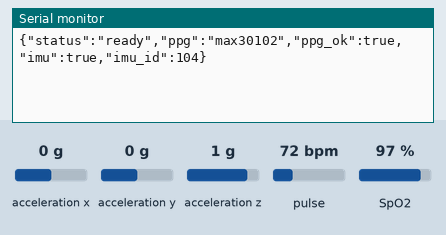
A program run on a simulated Arduino Uno, built with avr-gcc and run on an emulated ATmega328P. On the bench: the last lines printed to the serial monitor. Wiring (inferred from the names in the program): MPU-6050 motion sensor at I2C address 0x68. The inputs (shaded band) are chosen by the test bench; at power-on: acceleration x 0 g, acceleration y 0 g, acceleration z 1 g, pulse 72 bpm, SpO2 97 %.

Above: at 1.2 s.
1.3 s: acceleration x set to -1.4 g
At 5.4 s:
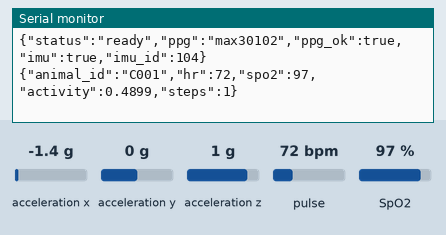
9.5 s: acceleration y set to -1.4 g
At 10.3 s:
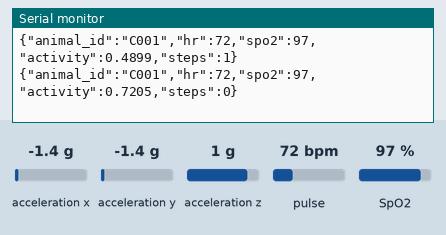
11.0 s: acceleration z set to -1.4 g
At 12.4 s:
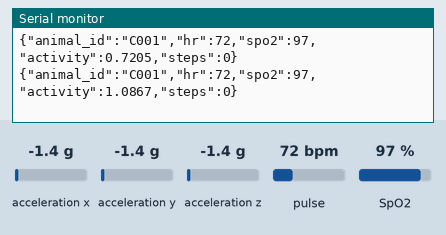
12.5 s: pulse set to 42 bpm
14.0 s: SpO2 set to 80 %
At 16.28 s:
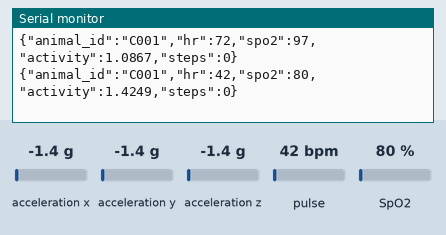
Timing chart, 0 to 16.5 s (numbered marks = the images above; inputs shaded):
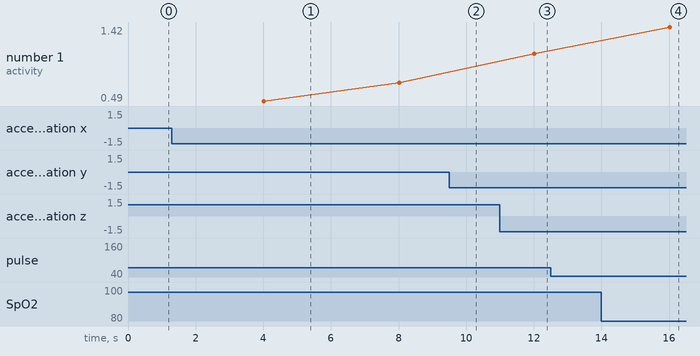

The program:

main.cpp
```cpp
// UNO backup collar: no radio, so it sends readings over the USB cable. Prints one JSON line
// per reading, e.g.
//   {"animal_id":"C001","hr":71,"spo2":97,"body_temp":null,"activity":0.0412,"steps":3}
// and barn/serial_bridge.py (on the laptop or the Pi) forwards each line to MQTT.
// Fields with no valid reading are null (no substitute values).
//
// The UNO has 2 KB of RAM, so only one pulse sensor driver fits per build. Pick the env that
// matches the board (see platformio.ini): uno (MAX30102), uno_max30100, uno_dfrobot, uno_analog.
// Wiring: pulse sensor + MPU6050 on SDA=A4, SCL=A5, VCC (3.3V/5V per module), common GND.
// Analog pulse sensor signal -> A0. DS18B20 (builds with WITH_DS18B20) data -> D2, 4.7k to 5V.

#include <Arduino.h>
#include <LmsImu.h>
#include <Wire.h>

#if defined(PPG_MAX30100)
#include "MAX30100_PulseOximeter.h"
#define PPG_NAME "max30100"
PulseOximeter pox;
#elif defined(PPG_DFROBOT)
#include "DFRobot_BloodOxygen_S.h"
#define PPG_NAME "dfrobot"
DFRobot_BloodOxygen_S_I2C dfr(&Wire, 0x57);
#elif defined(PPG_ANALOG)
#include <LmsBeat.h>
#define PPG_NAME "analog"
LmsBeat beat;
unsigned long lastAnalog = 0;
#else
#define PPG_MAX30102
#define PPG_NAME "max30102"
#include "MAX30105.h"
#include "spo2_algorithm.h"
MAX30105 pulse;
// The SpO2 algorithm itself needs ~800 B, so the sample buffers are 16-bit and filled
// linearly (no ring buffer, no copies): 100 samples at 25/s = one 4 s window.
const int32_t BUF = 100;
uint16_t irBuf[BUF], redBuf[BUF];
int32_t idx = 0;
#endif

#ifdef WITH_DS18B20
#include <DallasTemperature.h>
#include <OneWire.h>
OneWire oneWire(2);
DallasTemperature thermo(&oneWire);
bool haveThermo = false;
#endif

#ifndef ANIMAL_ID
#define ANIMAL_ID "C001"
#endif
const unsigned long REPORT_MS = 4000;  // reading period when the sensor isn't window-based

LmsImu imu;
LmsActivity act;
bool havePulse = false, haveImu = false;
unsigned long lastImu = 0, lastReport = 0;

void setup() {
  Serial.begin(115200);
  Wire.begin();
#if defined(PPG_MAX30100)
  havePulse = pox.begin();
#elif defined(PPG_DFROBOT)
  havePulse = dfr.begin();
  if (havePulse) dfr.sensorStartCollect();
#elif defined(PPG_ANALOG)
  beat.begin(1023);
  havePulse = true;  // an analog pin can't tell whether a sensor is attached
#else
  havePulse = pulse.begin(Wire, I2C_SPEED_FAST);
  if (havePulse) pulse.setup(0x1F, 4, 2, 100, 411, 4096);
#endif
  haveImu = imu.begin(Wire);
#ifdef WITH_DS18B20
  thermo.begin();
  haveThermo = thermo.getDeviceCount() > 0;
  if (haveThermo) {
    thermo.setWaitForConversion(false);
    thermo.requestTemperatures();
  }
#endif
  Serial.print(F("{\"status\":\"ready\",\"ppg\":\"" PPG_NAME "\",\"ppg_ok\":"));
  Serial.print(havePulse ? F("true") : F("false"));
  Serial.print(F(",\"imu\":"));
  Serial.print(haveImu ? F("true") : F("false"));
  Serial.print(F(",\"imu_id\":"));
  Serial.print(imu.whoami);
  Serial.println(F("}"));
}

void printNumOrNull(const __FlashStringHelper* key, bool valid, float v, int digits) {
  Serial.print(key);
  if (valid) Serial.print(v, digits);
  else Serial.print(F("null"));
}

void loop() {
  // ---- sample
#if defined(PPG_MAX30100)
  if (havePulse) pox.update();  // must run every few ms
#elif defined(PPG_ANALOG)
  if (millis() - lastAnalog >= 10) {
    lastAnalog = millis();
    beat.add(analogRead(A0), lastAnalog);
  }
#elif defined(PPG_MAX30102)
  if (havePulse) {
    pulse.check();
    while (pulse.available()) {
      if (idx < BUF) {
        redBuf[idx] = (uint16_t)min(pulse.getFIFORed(), (uint32_t)65535);
        irBuf[idx] = (uint16_t)min(pulse.getFIFOIR(), (uint32_t)65535);
        idx++;
      }
      pulse.nextSample();
    }
  }
#endif
  if (haveImu && millis() - lastImu >= 20) {
    lastImu = millis();
    float g;
    if (imu.readG(g)) act.add(g, lastImu);
  }

  // ---- report when a MAX30102 window is full, otherwise on a timer
#if defined(PPG_MAX30102)
  if (havePulse ? idx < BUF : millis() - lastReport < REPORT_MS) return;
#else
  if (millis() - lastReport < REPORT_MS) return;
#endif
  lastReport = millis();

  long hr = 0, spo2 = 0;
  bool hrOk = false, spo2Ok = false;
#if defined(PPG_MAX30100)
  hr = lround(pox.getHeartRate());
  spo2 = pox.getSpO2();
  hrOk = havePulse && hr > 20 && hr < 250;
  spo2Ok = havePulse && spo2 > 50 && spo2 <= 100;
#elif defined(PPG_DFROBOT)
  if (havePulse) {
    dfr.getHeartbeatSPO2();
    hr = dfr._sHeartbeatSPO2.Heartbeat;  // -1 without a finger
    spo2 = dfr._sHeartbeatSPO2.SPO2;
    hrOk = hr > 20 && hr < 250;
    spo2Ok = spo2 > 50 && spo2 <= 100;
  }
#elif defined(PPG_ANALOG)
  hr = beat.bpm(millis());
  hrOk = hr > 20 && hr < 250;
#else
  if (havePulse) {
    int32_t s = 0, h = 0;
    int8_t sv = 0, hv = 0;
    maxim_heart_rate_and_oxygen_saturation(irBuf, BUF, redBuf, &s, &sv, &h, &hv);
    bool contact = irBuf[BUF - 1] > 20000;  // no skin contact -> weak IR
    hr = h;
    spo2 = s;
    hrOk = contact && hv && h > 20 && h < 250;
    spo2Ok = contact && sv && s > 50 && s <= 100;
    idx = 0;
  }
#endif

  Serial.print(F("{\"animal_id\":\"" ANIMAL_ID "\""));
  printNumOrNull(F(",\"hr\":"), hrOk, hr, 0);
  printNumOrNull(F(",\"spo2\":"), spo2Ok, spo2, 0);
#ifdef WITH_DS18B20
  float t = haveThermo ? thermo.getTempCByIndex(0) : DEVICE_DISCONNECTED_C;
  printNumOrNull(F(",\"body_temp\":"), t > 25 && t < 45, t, 2);
  if (haveThermo) thermo.requestTemperatures();
#endif
  printNumOrNull(F(",\"activity\":"), act.n > 0, act.mean(), 4);
  printNumOrNull(F(",\"steps\":"), haveImu, act.steps, 0);
  Serial.println(F("}"));
  act.reset();
}
```

Measured:
- after the input at 1.3 s, the serial monitor: prints a new line after 2.7 s (image 1)
- after the input at 11.0 s, the serial monitor: prints a new line after 1.0 s (image 3)
- after the input at 14.0 s, the serial monitor: prints a new line after 2.0 s (image 4)
- plotted number 1: 0.72 → 1.09 after the input at 11.0 s
